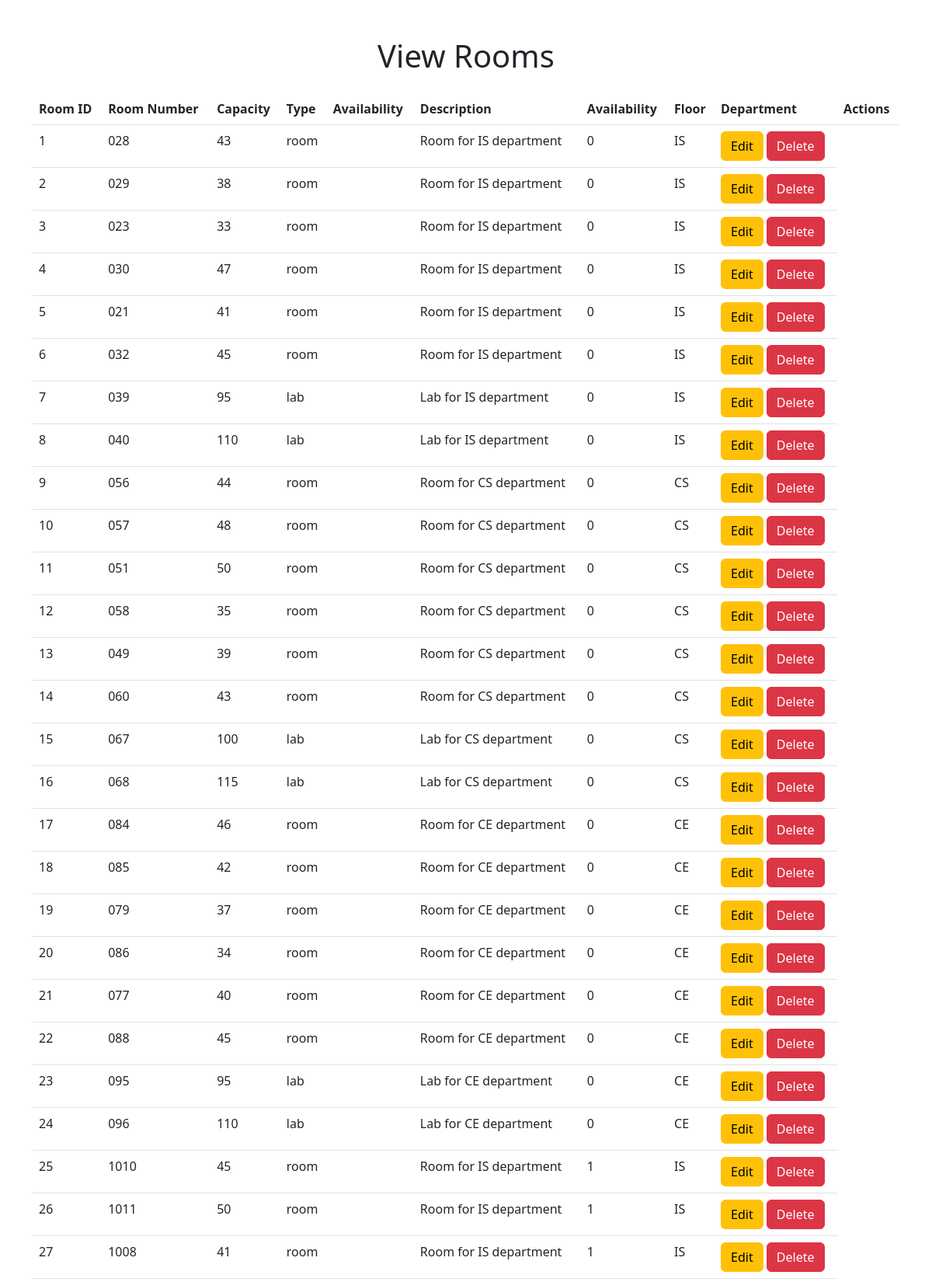
Screenshot of /admin/viewRooms.php (upper part) with the database file from the repository.
### tables this page shows
CREATE TABLE `rooms` (
  `number` text NOT NULL,
  `Capacity` int(11) NOT NULL,
  `Room_ID` int(11) NOT NULL,
  `Type` text NOT NULL,
  `Description` text NOT NULL,
  `floor` int(11) NOT NULL,
  `department` text NOT NULL,
  `Available_From` time NOT NULL DEFAULT '08:00:00',
  `Available_To` time NOT NULL DEFAULT '20:00:00'
);

### admin/viewRooms.php (the view, shortened to what this page needs)
<?php
include('database/db.php');
$stmt = $pdo->query("SELECT * FROM rooms");
$rooms = $stmt->fetchAll(PDO::FETCH_ASSOC);
?>
<!DOCTYPE html>
<html lang="en">
<head>
    <link rel="stylesheet" href="https://cdn.jsdelivr.net/npm/bootstrap@5.3.0/dist/css/bootstrap.min.css">
</head>
<body class="container mt-5">
    <h1 class="text-center mb-4">View Rooms</h1>
    <table class="table">
        <thead>
            <tr>
                <th>Room ID</th>
                <th>Room Number</th>
                <th>Capacity</th>
                <th>Type</th>
                <th>Availability</th>
                <th>Description</th>
                <th>Availability</th>
                <th>Floor</th>
                <th>Department</th>
                <th>Actions</th>
            </tr>
        </thead>
        <tbody>
            <?php foreach ($rooms as $room): ?>
                <tr>
                    <td><?php echo $room['Room_ID']; ?></td>
                    <td><?php echo $room['number']; ?></td>
                    <td><?php echo $room['Capacity']; ?></td>
                    <td><?php echo $room['Type']; ?></td>
                    <td><?php echo $room['Availability']; ?></td>
                    <td><?php echo $room['Description']; ?></td>
                    <td><?php echo $room['floor']; ?></td>
                    <td><?php echo $room['department']; ?></td>
                    <td>
                        <a href="editRoom.php?Room_ID=<?php echo $room['Room_ID']; ?>" class="btn btn-warning">Edit</a>
                        <a href="deleteRoom.php?Room_ID=<?php echo $room['Room_ID']; ?>" class="btn btn-danger">Delete</a>
                    </td>
                </tr>
            <?php endforeach; ?>
        </tbody>
    </table>
</body>
</html>

### rows the page displays
rooms: Room_ID "1", number "028", Capacity "43", Type "room", Description "Room for IS department", floor "0", department "IS"
rooms: Room_ID "2", number "029", Capacity "38", Type "room", Description "Room for IS department", floor "0", department "IS"
rooms: Room_ID "3", number "023", Capacity "33", Type "room", Description "Room for IS department", floor "0", department "IS"
rooms: Room_ID "4", number "030", Capacity "47", Type "room", Description "Room for IS department", floor "0", department "IS"
rooms: Room_ID "5", number "021", Capacity "41", Type "room", Description "Room for IS department", floor "0", department "IS"
rooms: Room_ID "6", number "032", Capacity "45", Type "room", Description "Room for IS department", floor "0", department "IS"
rooms: Room_ID "7", number "039", Capacity "95", Type "lab", Description "Lab for IS department", floor "0", department "IS"
rooms: Room_ID "8", number "040", Capacity "110", Type "lab", Description "Lab for IS department", floor "0", department "IS"
rooms: Room_ID "9", number "056", Capacity "44", Type "room", Description "Room for CS department", floor "0", department "CS"
rooms: Room_ID "10", number "057", Capacity "48", Type "room", Description "Room for CS department", floor "0", department "CS"
rooms: Room_ID "11", number "051", Capacity "50", Type "room", Description "Room for CS department", floor "0", department "CS"
rooms: Room_ID "12", number "058", Capacity "35", Type "room", Description "Room for CS department", floor "0", department "CS"
rooms: Room_ID "13", number "049", Capacity "39", Type "room", Description "Room for CS department", floor "0", department "CS"
rooms: Room_ID "14", number "060", Capacity "43", Type "room", Description "Room for CS department", floor "0", department "CS"
rooms: Room_ID "15", number "067", Capacity "100", Type "lab", Description "Lab for CS department", floor "0", department "CS"
rooms: Room_ID "16", number "068", Capacity "115", Type "lab", Description "Lab for CS department", floor "0", department "CS"
rooms: Room_ID "17", number "084", Capacity "46", Type "room", Description "Room for CE department", floor "0", department "CE"
rooms: Room_ID "18", number "085", Capacity "42", Type "room", Description "Room for CE department", floor "0", department "CE"
rooms: Room_ID "19", number "079", Capacity "37", Type "room", Description "Room for CE department", floor "0", department "CE"
rooms: Room_ID "20", number "086", Capacity "34", Type "room", Description "Room for CE department", floor "0", department "CE"
rooms: Room_ID "21", number "077", Capacity "40", Type "room", Description "Room for CE department", floor "0", department "CE"
rooms: Room_ID "22", number "088", Capacity "45", Type "room", Description "Room for CE department", floor "0", department "CE"
rooms: Room_ID "23", number "095", Capacity "95", Type "lab", Description "Lab for CE department", floor "0", department "CE"
rooms: Room_ID "24", number "096", Capacity "110", Type "lab", Description "Lab for CE department", floor "0", department "CE"
rooms: Room_ID "25", number "1010", Capacity "45", Type "room", Description "Room for IS department", floor "1", department "IS"
rooms: Room_ID "26", number "1011", Capacity "50", Type "room", Description "Room for IS department", floor "1", department "IS"
rooms: Room_ID "27", number "1008", Capacity "41", Type "room", Description "Room for IS department", floor "1", department "IS"
